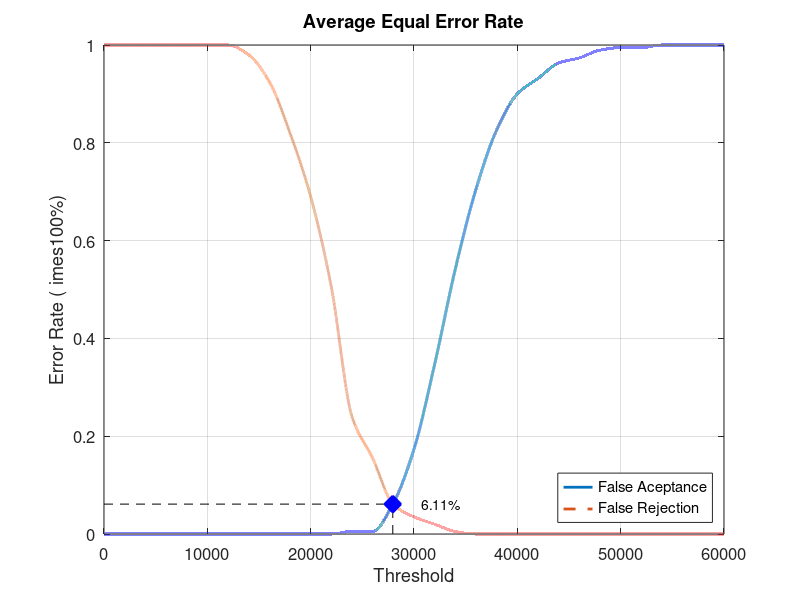
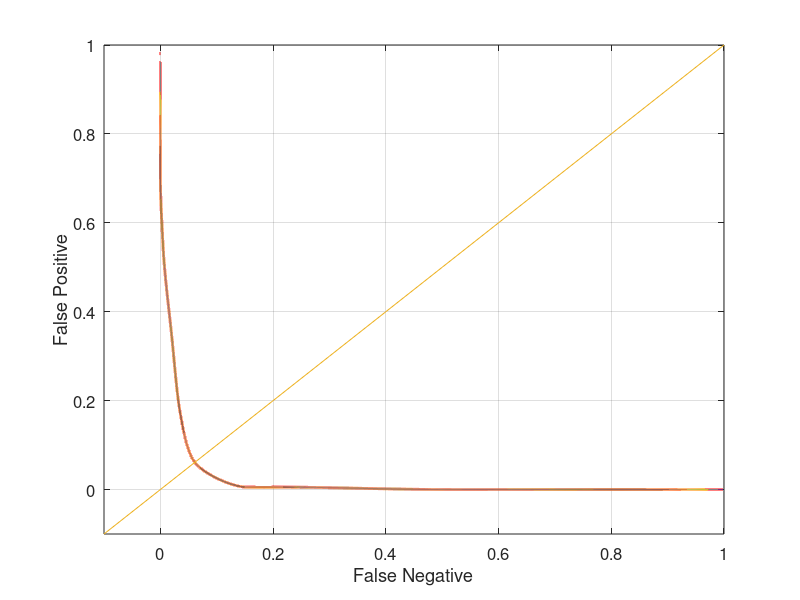

Write the MATLAB code that produced these figures, in order.
close all;
clear;
clc;
x = 0:2000:60000;
xq = 0:0.5:60000;

y0 = [0 0 0 0 0 0 0 0 0 0 0 0 0.00526316 0.00526316 0.0631579 0.173684 0.347368 0.542105 0.705263 0.826316 0.9 0.931579 0.963158 0.973684 0.989474 0.994737 0.994737 1 1 1 1]
yy0 = interp1(x, y0, xq, 'pchip');
y1 = [1 1 1 1 1 1 1 0.98 0.925 0.82 0.69 0.505 0.24 0.155 0.06 0.035 0.02 0.005 0 0 0 0 0 0 0 0 0 0 0 0 0]
yy1 = interp1(x, y1, xq, 'pchip');

% Calculating EER: 
y2 = abs(y0 - y1);
find(y2 == min(y2))
yy2 = abs(yy0 - yy1);
xEER = find(yy2 == min(yy2));
xEERIndex = xq(xEER) % X-axis EER
yEER = yy0(xEER) % Y-axis EER

main = figure
plot(xq, yy0,'-','LineWidth', 2);	hold on
plot(xq, yy1,'--','LineWidth', 2);	hold on
plot([xEERIndex xEERIndex], [0 yEER], 'k--');	hold on
plot([0 xEERIndex], [yEER yEER], 'k--');	hold on
plot(xEERIndex, yEER, 'bx', 'LineWidth', 10);	hold on
text(xEERIndex + 10 * xEERIndex / 100, yEER, [num2str(round((10000 * yEER)) / 100) '%'])
legend('False Aceptance', 'False Rejection', 'Location', 'SouthEast')
xlabel('Threshold')
ylabel('Error Rate (	imes100%)')
title('Average Equal Error Rate')
set(gca, 'FontSize', 12)
axis([0 60000 0 1])
grid on

print(main, 'Database3_2Main', '-dpng');
FNRxFPR = figure('Color', [1 1 1]);
plot(yy1, yy0, '-', yy1, yy0, 'LineWidth', 2);
hold on
y = -0.1:0.1:1
plot(y, y); 
set(gca, 'FontSize', 12)
xlabel('False Negative')
ylabel('False Positive')
axis([-0.1 1 -0.1 1])
set(gca, 'FontSize', 12)
grid on

print(FNRxFPR, 'Database3_2FNRxFPR','-dpng');
